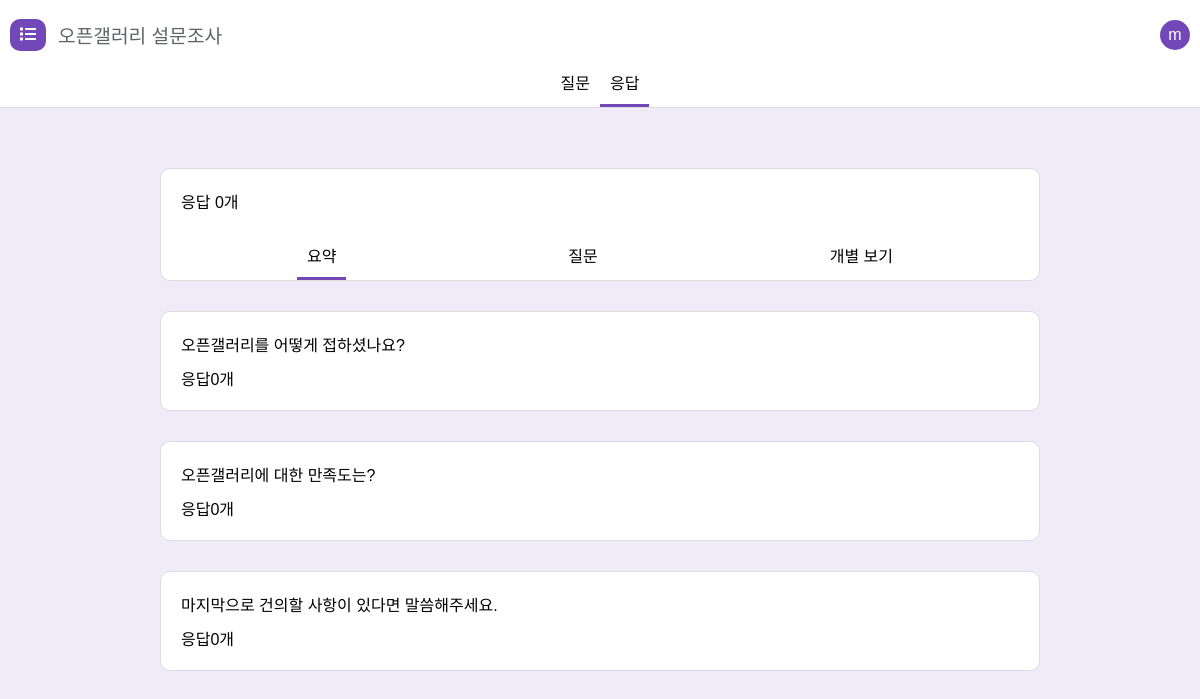
Before: /forms/uAnegZhB2QSU9ylKwrVp/responses/summary (signed in) with the older database file.
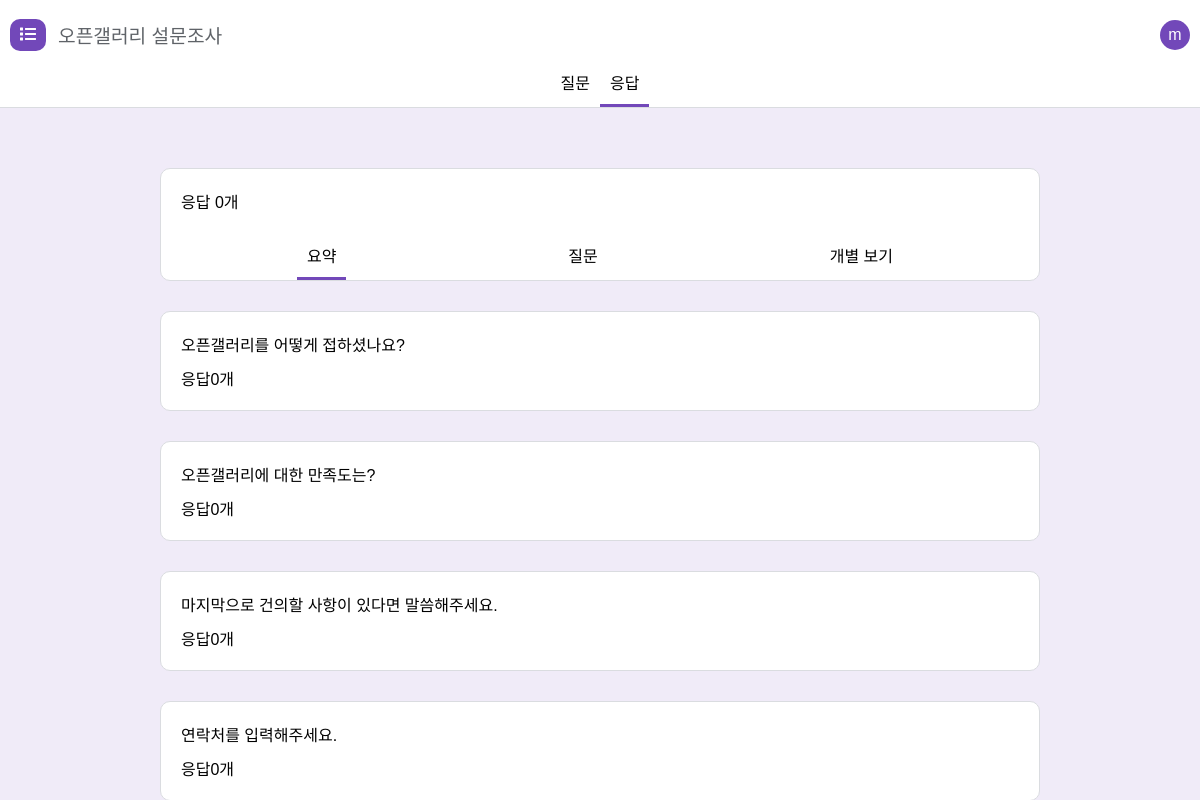
After: the same page with the newer database file.
### core/models.py (models this page shows)
class Questions(models.Model):
    name = models.CharField(max_length= 10000)
    type = models.CharField(max_length=20)
    required = models.BooleanField(default= False)
    key = models.CharField(max_length = 5000, blank = True)
    options = models.ManyToManyField(Options, related_name = "options")

### core/views.py (the view)
# urls.py: path('forms/<str:key>/responses/summary', views.form_responses_summary, name="form_responses_summary"),
def form_responses_summary(request ,key) :
  if not request.user.is_authenticated:
    return HttpResponseRedirect(reverse('login'))
  form = (FormModel.objects.filter(key = key))[0]
  responses = ResponsesModel.objects.filter(form = form)
  summarys = []
  for question in form.questions.all() :
    summarys.append({"question": question.name, "length": 0, "type": question.type, "answers": []})
  for summary in summarys :
    for response in responses:
      for answer in response.answer.all() :
        if answer.question.name == summary["question"]:
          summary["length"] = summary["length"] + 1
          if answer.question.type == "radio":
            option = OptionsModel.objects.filter(id = answer.answer)
            if option.count() == 0:
              summary["answers"].append("삭제된 선택")
            else:
              summary["answers"].append(option[0].name)
          elif answer.question.type == "checkbox":
            list_answer = answer.answer.split()
            for item_answer in list_answer :
              option = OptionsModel.objects.filter(id = item_answer)
              if option.count() == 0:
                summary["answers"].append("삭제된 선택")
              else:
                summary["answers"].append(option[0].name)
          else:
            summary["answers"].append(answer.answer)
  return render(request, 'forms/_key/responses/summary.html', {"menu": "responses", "submenu": "summary", "form":form, "responses": responses, "summarys": summarys })

### templates/forms/_key/responses/summary.html (shortened to what this page needs)
{% extends 'base.html' %} {% load static %} {% block css %}
<link rel="stylesheet" href="{% static 'css/form.css' %}?7" />
{% endblock %}  {% block content %}
<div class="fm-container">
  <header class="fm-header">
    <div class="fm-header-top container">
      <div class="fm-header-top-left">
        <a href="{% url 'home' %}" class="fm-header-top-left-logo"><i class="fas fa-list"></i></a>
        <input value="{{form.name}}" class="fm-header-top-left-title"></input>
      </div>
      <div class="fm-header-top-right">
        <a href="{% url 'logout' %}" class="btn btn-light fm-user">{{user.username|first}}</a>
      </div>
    </div>
    <nav class="fm-header-bottom container">
      <a class="fm-header-bottom-btn {% if menu == "edit" %} active{% endif %}" href="{% url 'form_edit' key=form.key %}">질문</a>
      <a class="fm-header-bottom-btn {% if menu == "responses" %} active{% endif %}" href="{% url 'form_responses_summary' key=form.key  %}">응답</a>
    </nav>
  </header>
  <div class="fm-form">
    <div class="fm-form-box fs-header">
      <div class="fs">응답 {{responses|length}}개</div>
      <nav class="fm-header-bottom container">
        <a class="fm-header-bottom-btn {% if submenu == "summary" %} active{% endif %}" href="{% url 'form_responses_summary' key=form.key %}">요약</a>
        <a class="fm-header-bottom-btn {% if submenu == "question" %} active{% endif %}" href="{% url 'form_responses_question' key=form.key  %}">질문</a>
        <a class="fm-header-bottom-btn {% if submenu == "response" %} active{% endif %}" href="{% url 'form_responses_response' key=form.key  %}">개별 보기</a>
      </nav>
    </div>
    {% for summary in summarys %}
      <div class="fm-form-box fs-header">
        <div>{{summary.question}}</div>
        <div>응답{{summary.length}}개</div>
      </div>
    {% endfor %}
  </div>
</div>
{% endblock %}

Changed rows visible on the page:
added Questions: question "연락처를 입력해주세요."
Other visible differences:
new list line: "응답 0 개"
